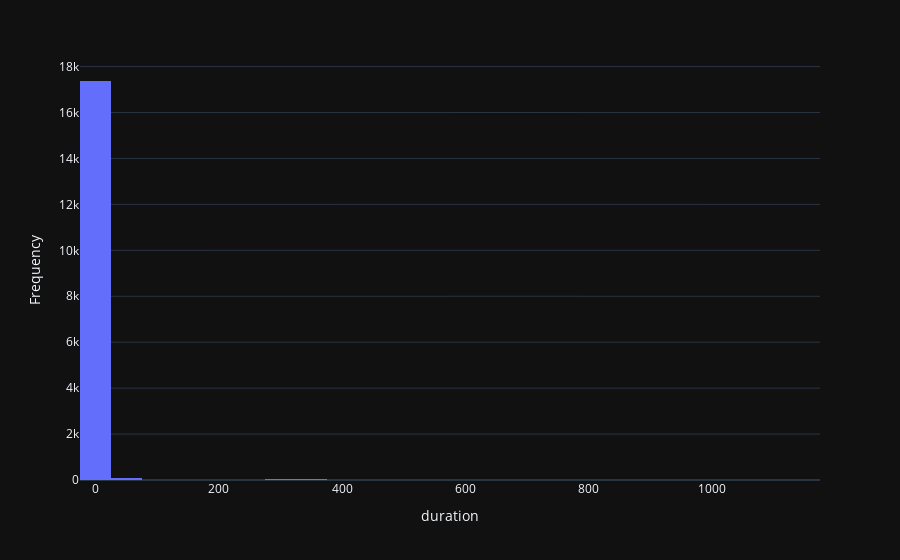

Notebook source saved alongside this figure:
### Code cell
hist(conn_df, "duration")

### Figure 1 — Plotly figure (JSON) as saved in the notebook; plotly's stock layout.template omitted (floating-point values rounded to 4 significant figures; data arrays with more than 128 entries replaced by an {"elided": "..."} marker saying what was removed)
{"data": [{"alignmentgroup": "True", "bingroup": "x", "hovertemplate": "duration=%{x}<br>count=%{y}<extra></extra>", "legendgroup": "", "marker": {"color": "#636efa", "pattern": {"shape": ""}}, "name": "", "nbinsx": 50, "offsetgroup": "", "orientation": "v", "showlegend": false, "type": "histogram", "x": {"elided": "24269 float values"}, "xaxis": "x", "yaxis": "y"}], "layout": {"barmode": "relative", "legend": {"tracegroupgap": 0}, "margin": {"t": 60}, "xaxis": {"anchor": "y", "domain": [0, 1], "title": {"text": "duration"}}, "yaxis": {"anchor": "x", "domain": [0, 1], "title": {"text": "Frequency"}}}}
